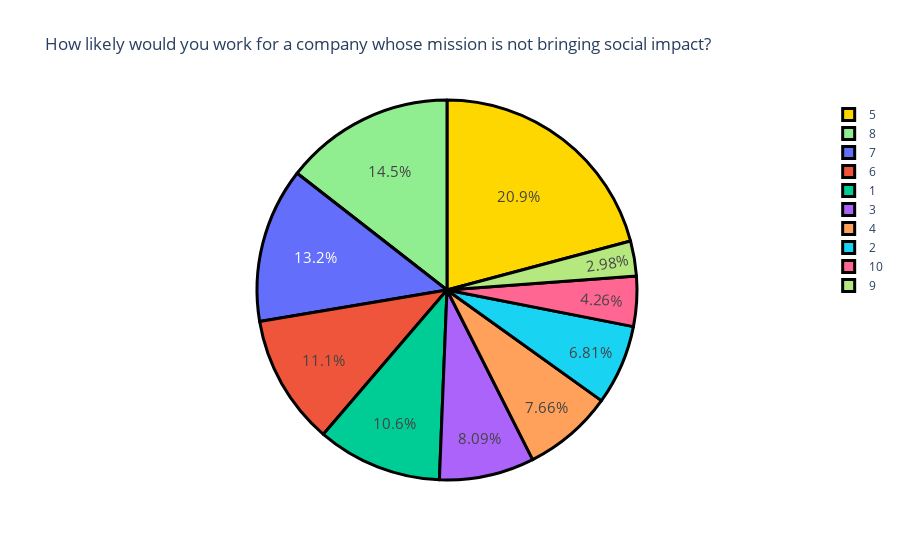

Source (notebook cell):
### Markdown cell above
##### Observations:
1. 67.2% say no
2. 32.8% don’t have any problem with it

### Code cell
# Now let’s see how likely the Genz will work for a company whose mission is not bringing any social impact (on a scale of 1 – 10)
question6 = "How likely would you work for a company whose mission is not bringing social impact ?"
question6 = data[question6].value_counts()
label = question6.index
counts = question6.values
colors = ['gold','lightgreen']
fig = go.Figure(data=[go.Pie(labels=label, values=counts)])
fig.update_layout(title_text='How likely would you work for a company whose mission is not bringing social impact?')
fig.update_traces(hoverinfo='label+value', textinfo='percent', textfont_size=15,
                  marker=dict(colors=colors, line=dict(color='black', width=3)))
fig.show()

### Figure 1 — Plotly figure (JSON) as saved in the notebook; plotly's stock layout.template omitted (floating-point values rounded to 4 significant figures)
{"data": [{"hoverinfo": "label+value", "labels": [5, 8, 7, 6, 1, 3, 4, 2, 10, 9], "marker": {"colors": ["gold", "lightgreen"], "line": {"color": "black", "width": 3}}, "textfont": {"size": 15}, "textinfo": "percent", "type": "pie", "values": [49, 34, 31, 26, 25, 19, 18, 16, 10, 7]}], "layout": {"autosize": true, "title": {"text": "How likely would you work for a company whose mission is not bringing social impact?"}}}
